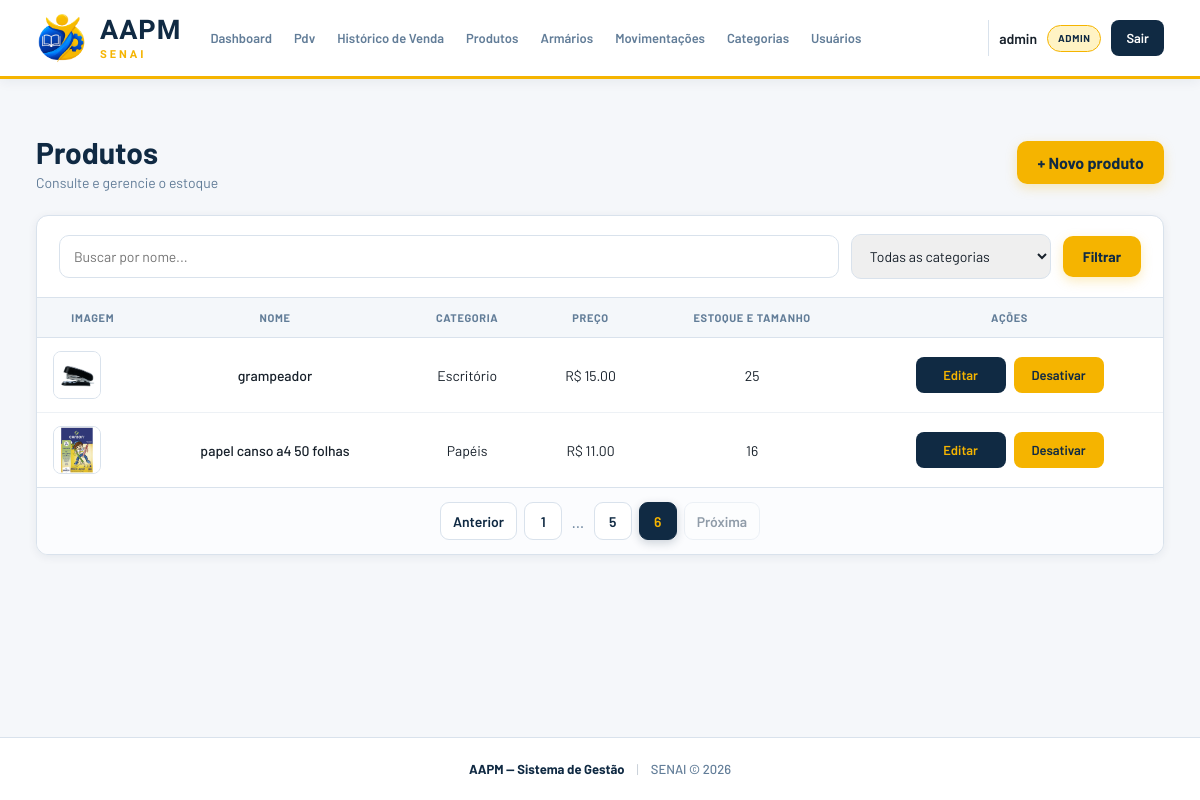
/produtos/?page=7 (signed in), run on an earlier commit of the app's database.
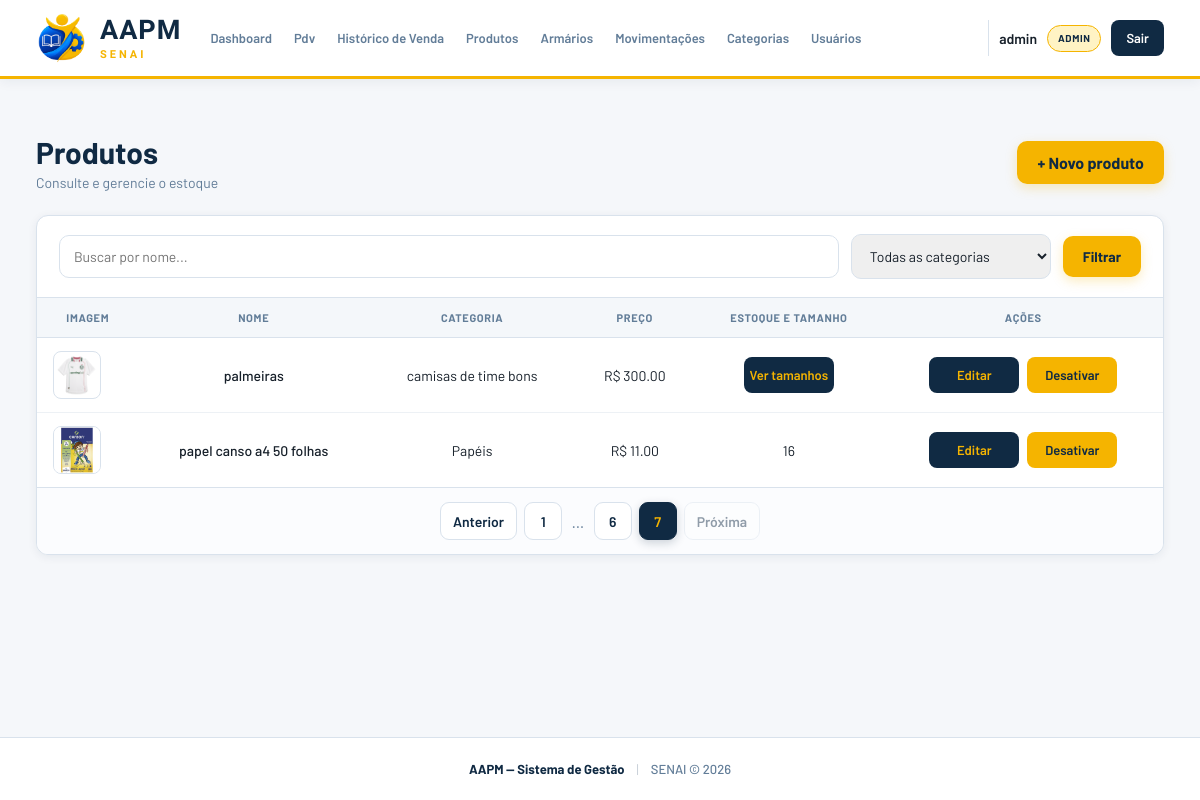
And on a later commit of the database.
### app/models/produto.py (models this page shows, shortened)
class Produto(Base):
    __tablename__ = "produtos"
    id = Column(Integer, primary_key=True, autoincrement=True, index=True)
    nome = Column(String(150), nullable=False, index=True)
    preco = Column(Float, nullable=False, default=0.0)
    estoque_atual = Column(Integer, nullable=False, default=0)
    ativo = Column(Boolean, default=True)
    imagem_path = Column(String(255), nullable=True)
    categoria_id = Column(Integer, ForeignKey("categorias.id", ondelete="SET NULL"), nullable=True)
    categoria = relationship("Categoria", back_populates="produtos")
    tamanhos  = relationship("ProdutoTamanho", back_populates="produto", cascade="all, delete-orphan")

### app/models/categoria.py (models this page shows)
class Categoria(Base):
    __tablename__ = "categorias"
    id = Column(Integer, primary_key=True,autoincrement=True, index=True)
    nome = Column(String(100), nullable=False, unique=True)
    ativo = Column(Boolean, default=True)
    produtos = relationship("Produto", back_populates="categoria", lazy="select")

### app/controllers/produto_controller.py (the view)
@router.get("/")
def listar_produtos(
    request: Request,
    busca: str = "",
    categoria_id: int = 0,
    page: int = 1,
    db: Session = Depends(get_db),
    usuario = Depends(get_usuario_logado)
):
    query = db.query(Produto)
    if usuario['role'] != 'admin':
        query = query.filter(Produto.ativo == True)
    if busca:
        query = query.filter(Produto.nome.ilike(f"%{busca}%"))
    if categoria_id:
        query = query.filter(Produto.categoria_id == categoria_id)
    produtos, pagination = paginate(query.order_by(Produto.nome), page)
    categorias = db.query(Categoria).filter(Categoria.ativo == True).all()
    return templates.TemplateResponse(
        request,
        "produtos/index.html",
        {
            "request":      request,
            "usuario":      usuario,
            "produtos":     produtos,
            "categorias":   categorias,
            "pagination":   pagination,
            "busca":        busca,
            "categoria_id": categoria_id,
        }
    )

### app/templates/produtos/index.html (shortened to what this page needs)
{% extends "base.html" %}
{% block extra_css %}
<link rel="stylesheet" href="/static/css/pro-index.css">
<link rel="stylesheet" href="/static/css/list-filter.css?v=1">
<link rel="stylesheet" href="/static/css/list-pages.css?v=1">
{% endblock %}
{% block conteudo %}
<div class="page-header">
  <div>
    <h1 class="page-title">Produtos</h1>
    <p class="page-subtitle">Consulte e gerencie o estoque</p>
  </div>
  {% if usuario['role'] == 'admin' %}
  <a href="/produtos/novo" class="btn-primary">+ Novo produto</a>
  {% endif %}
</div>
<div class="card">
  <form method="get" action="/produtos" class="list-filter">
    <input type="text" name="busca" class="form-input list-filter__search" placeholder="Buscar por nome..." value="{{ busca }}">
    <select name="categoria_id" class="form-input form-select list-filter__select">
      <option value="0">Todas as categorias</option>
    </select>
    <button type="submit" class="btn-primary">
      Filtrar
    </button>
  </form>
  <div class="table-wrapper">
    <table class="table">
      <thead>
        <tr>
          <th>Imagem</th>
          <th>Nome</th>
          <th>Categoria</th>
          <th>Preço</th>
          <th>Estoque e Tamanho</th>
          {% if usuario['role'] == 'admin' %}
          <th>Ações</th>
          {% endif %}
        </tr>
      </thead>
      <tbody>
        {% for p in produtos | sort(attribute='nome', case_sensitive=false) %}
        <tr>
          <td>
            <img src="{{ url_for('static', path=p.imagem_path if p.imagem_path else 'img/sem-foto.png') }}"
              alt="{{ p.nome }}" width="48" height="48">
          </td>
          <td class="produto-nome">
            {{ p.nome }}
          </td>
          <td>
            {{ p.categoria.nome if p.categoria else "—" }}
          </td>
          <td>
            R$ {{ "%.2f"|format(p.preco) }}
          </td>
          <td class="estoque-produto">
            {% if p.tamanhos %}
            <button type="button" class="btn-table" onclick="abrirTamanhos({{ p.id }})">
              Ver tamanhos
            </button>
            {% else %}
            {{ p.estoque_atual }}
            {% endif %}
          </td>
          {% if usuario['role'] == 'admin' %}
          <td class="td-actions">
            <div class="actions-group">
              <a href="/produtos/{{ p.id }}/editar" class="btn-table">
                Editar
              </a>
              <form action="/produtos/{{ p.id }}/desativar" method="post" data-confirm-form data-confirm-title="Tem certeza?" data-confirm-message="Tem certeza que deseja {{ 'desativar' if p.ativo else 'ativar' }} este produto?" data-confirm-label="{{ 'Desativar' if p.ativo else 'Ativar' }}">
                <button type="submit" class="btn-table btn-table--warn">
                  {% if p.ativo %}
                  Desativar
                  {% else %}
                  Ativar
                  {% endif %}
                </button>
              </form>
            </div>
          </td>
          {% endif %}
        </tr>
        {% endfor %}
      </tbody>
    </table>
  </div>
  {% include "paginacao/index.html" %}
</div>
{% endblock %}

What changed in the data, as far as the page shows it:
no longer on this page (row edited): Produto: imagem_path (picture), nome "grampeador", categoria "Escritório", preco "15.00", estoque_atual "25", ativo "Desativar"
added Produto: imagem_path (picture), nome "palmeiras", categoria "camisas de time bons", preco "300.00", ativo "Desativar"
Also different on the page:
new list line: "7"
list line gone: "5"
